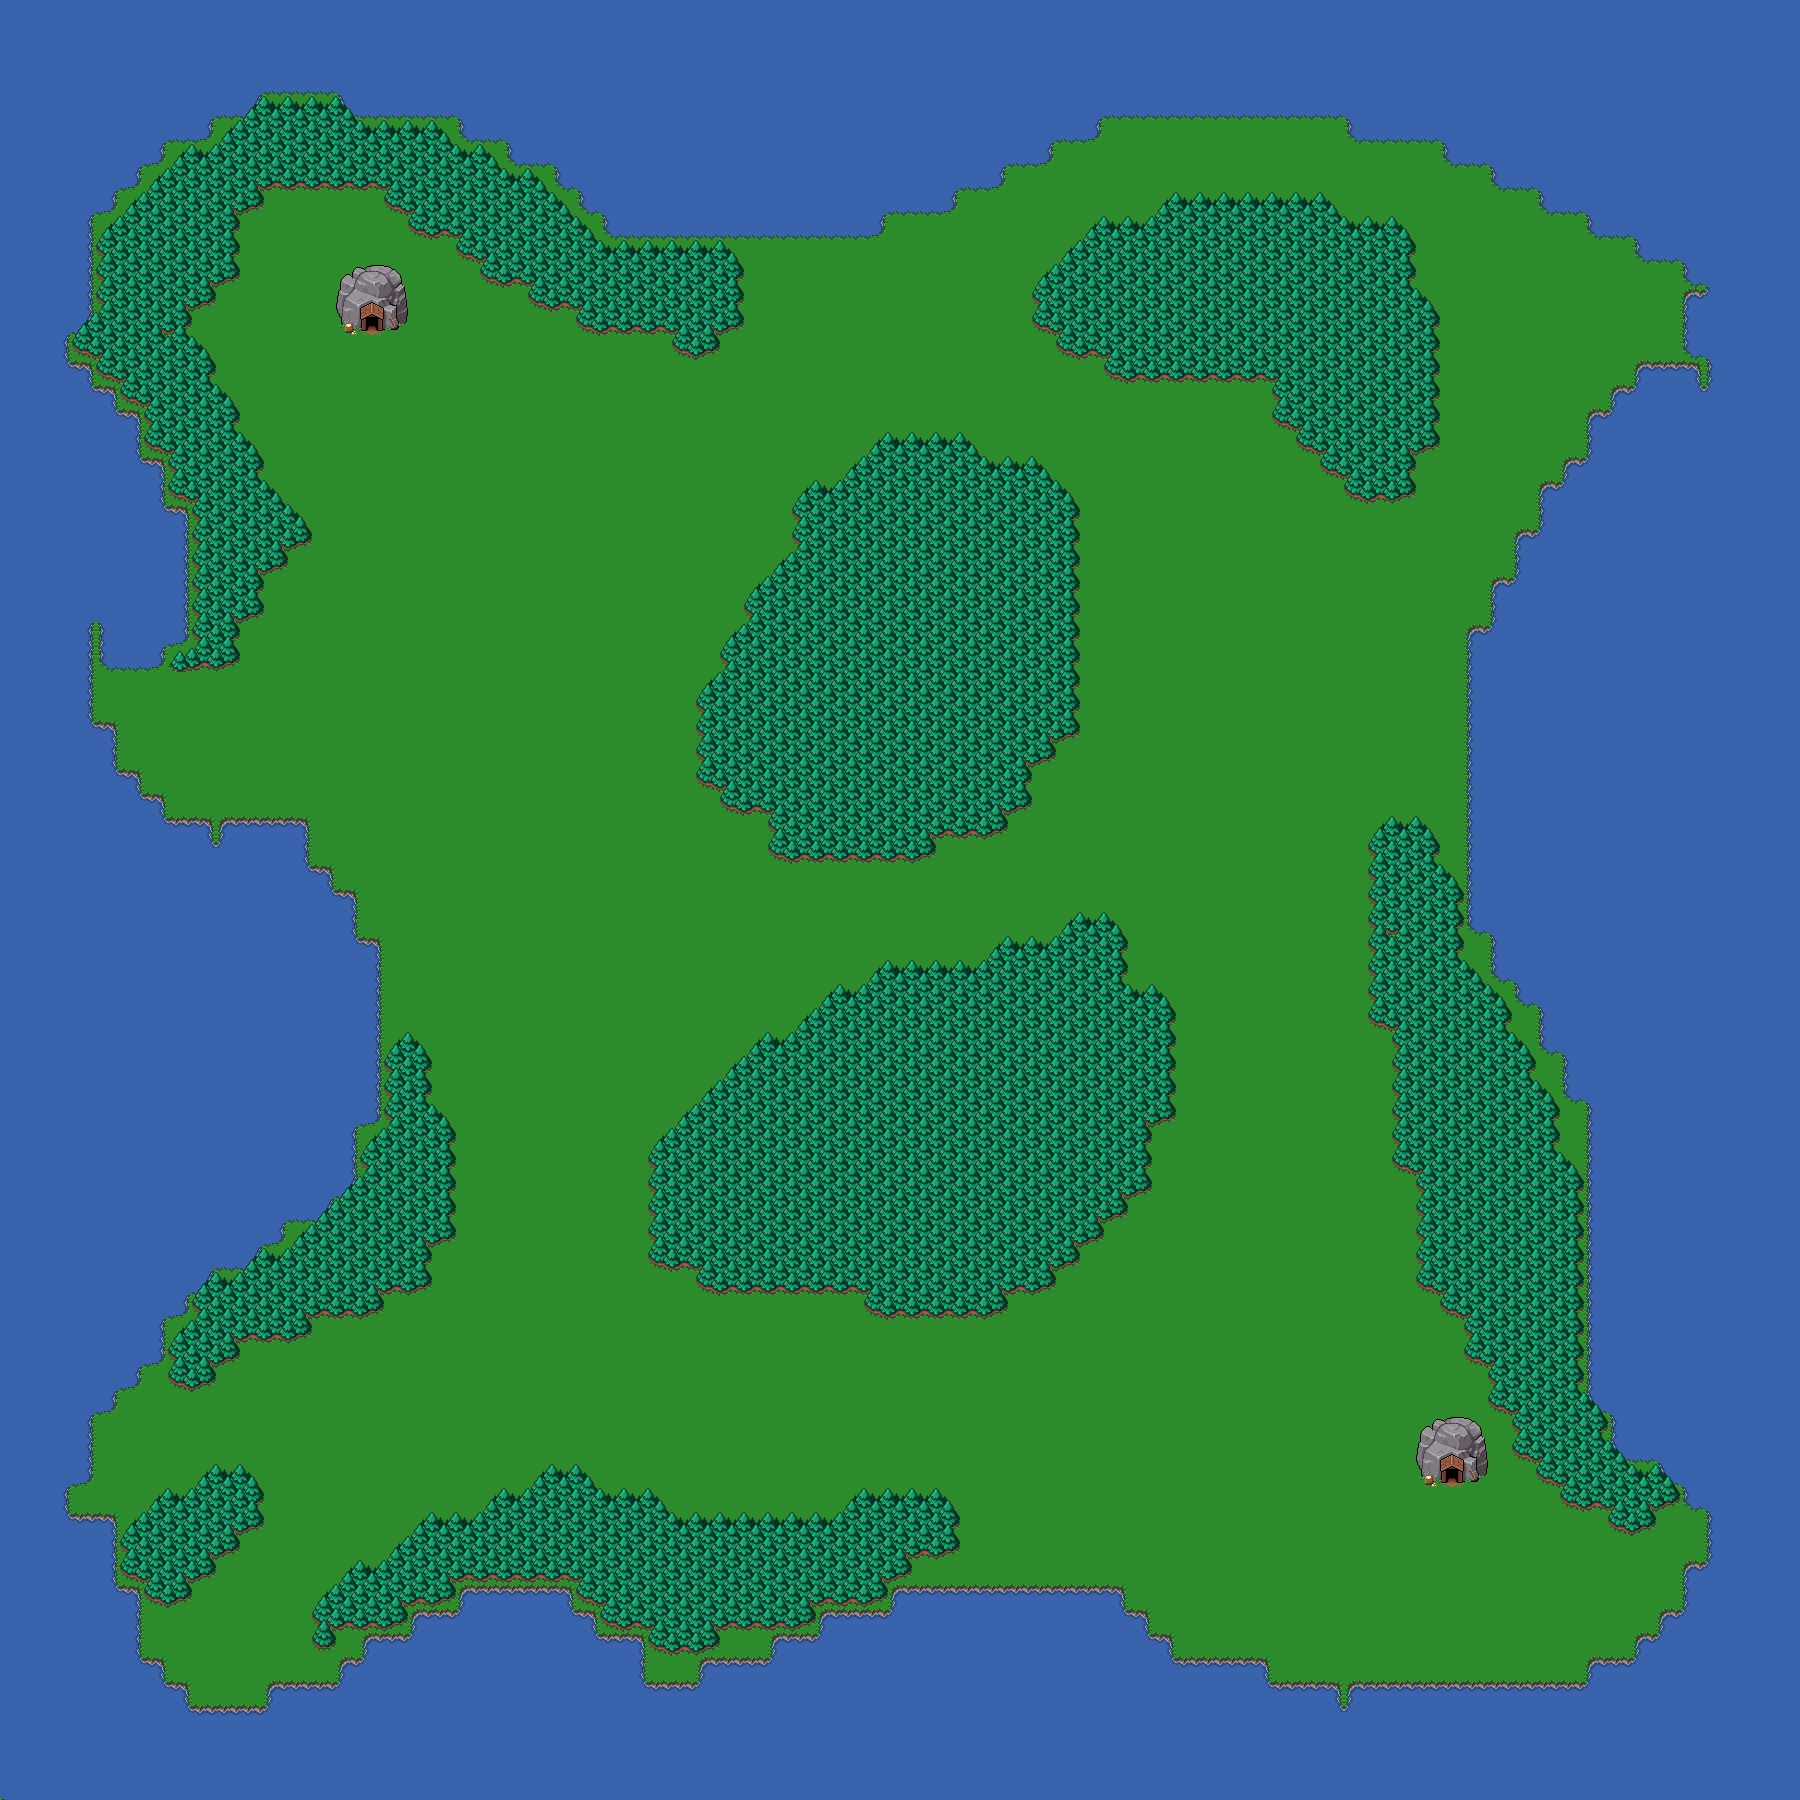

Rendered tile map (Tiled .tmx) drawn with the repository's tilesets; below, a short description and the map source with its tile grids summarised:
An orthogonal 75x75 tile map with 24x24 px tiles, 2 tile layers (Background, Foreground), 5 tilesets.

<map version="1.8" tiledversion="1.8.2" orientation="orthogonal" renderorder="right-down" width="75" height="75" tilewidth="24" tileheight="24" infinite="0" nextlayerid="18" nextobjectid="1">
 <tileset firstgid="1" source="bgd_dirt.tsx" />
 <tileset firstgid="49" source="bgd_water.tsx" />
 <tileset firstgid="97" source="bgd_trees.tsx" />
 <tileset firstgid="145" source="bgd_grass.tsx" />
 <tileset firstgid="146" source="gold_mine.tsx" />
 <layer id="16" name="Background" width="75" height="75">
  <data>[5625 cells, 5625 non-empty, 14 distinct tile ids]</data>
 </layer>
 <layer id="17" name="Foreground" width="75" height="75">
  <data>[5625 cells, 1222 non-empty, 21 distinct tile ids]</data>
 </layer>
</map>